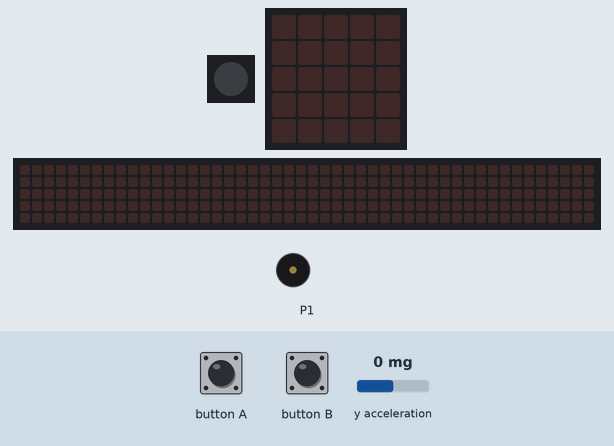
Recording of a program running on a simulated BBC micro:bit running MicroPython. Shown: 1 RGB LEDs in strip order, left to right, the board's 5×5 LED display, a strip that is not on the board, showing the scrolling text unrolled, buzzer (waves = sounding). The test bench sets the inputs (shaded band); at power-on: y acceleration 0 mg. Dim RGB values are drawn brighter than linear; the 48×5 strip is a reading aid, not a part: it shows the text the display is scrolling, unrolled, one strip-width of it at a time.

Above: at 1.2 s.
1.3 s: button A pressed for 0.15 s
At 2.4 s:
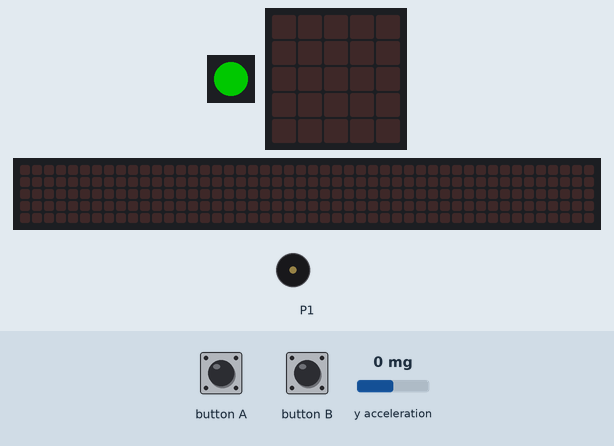
2.9 s: y acceleration set to -91 mg
4.4 s: y acceleration set to -107 mg
At 5.7 s:
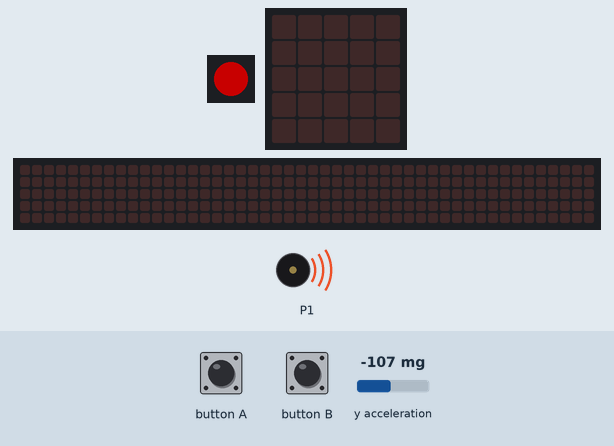
7.4 s: button B pressed for 0.15 s
At 8.56 s:
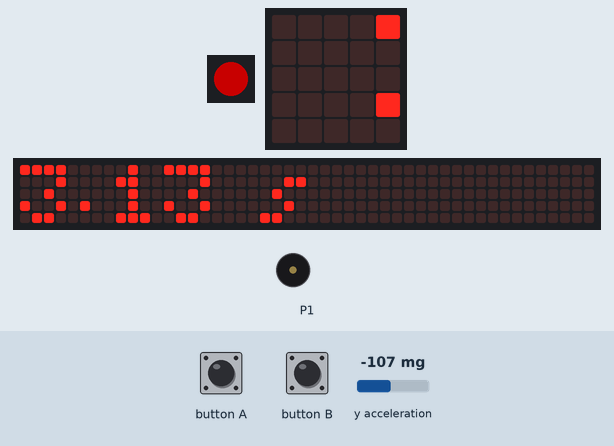
10.4 s: button A pressed for 1 s
At 14.0 s:
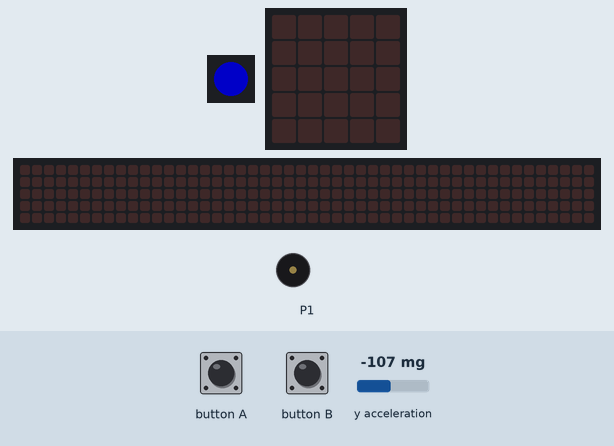
14.3 s: button B pressed for 1 s
At 14.37 s:
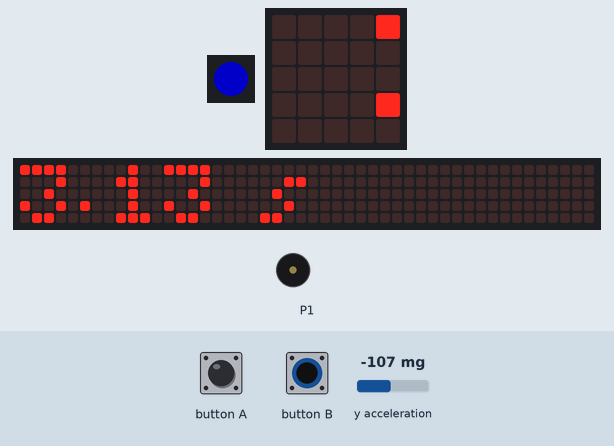
Timing chart, 0 to 17.3 s (numbered marks = the images above; inputs shaded):
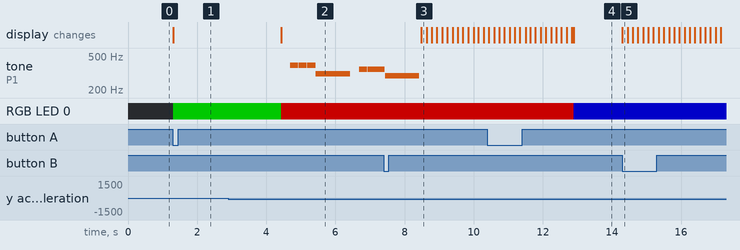

The program:

strength_tester.py
```python
from microbit import *
import neopixel
import music

np = neopixel.NeoPixel(pin0, 1)
np.clear()

threshold = -100
running = False
elevated = False
finished = False
from_time = 0
score_time = 0

def started():
    np[0] = (0, 0, 100)
    np.show()

def start_game():
    global from_time
    from_time = running_time()
    np[0] = (0, 100, 0)
    np.show()

def end_game():
    global from_time, score_time
    score_time = round((running_time() - from_time) / 1000, 2)
    np[0] = (100, 0, 0)
    np.show()
    music.play(music.DADADADUM, pin=pin1)

def report_time():
    global score_time
    display.scroll(str(score_time) + " s")

while True:
    a = button_a.was_pressed()
    b = button_b.was_pressed()

    if not running and a: # start new game
        started()
        running = True
        elevated = False
    elif finished and b: # report last score
        report_time()
    elif finished and a and b: # reset game
        running = False
        finished = False
        elevated = False
        from_time = 0
        score_time = 0

    y = accelerometer.get_y()

    if not elevated and running:
        if y > threshold:
            elevated = True
            start_game()
    elif elevated and running:
        if y <= threshold:
            elevated = False
            running = False
            finished = True
            end_game()

    sleep(50)
```

Measured:
- the behaviour switches between -99 and -100 mg on y acceleration (found by bisection; images 1 and 2)
- after the input at 1.3 s, RGB LED 0: off → RGB(0, 100, 0) at once
- after the input at 2.9 s, every drawn part: stays the same
- after the input at 4.4 s, tone on P1: plays 392 Hz for 0.24 s, 392 Hz for 0.24 s, 392 Hz for 0.24 s, 311 Hz for 0.99 s, 349 Hz for 0.24 s, 349 Hz for 0.24 s … (7 notes in this stretch), starting after 0.29 s; RGB LED 0: RGB(0, 100, 0) → RGB(100, 0, 0) at once
- after the input at 7.4 s, the display: changes after 1.1 s (image 3)
- after the input at 14.3 s, the display: changes at once (image 5)
